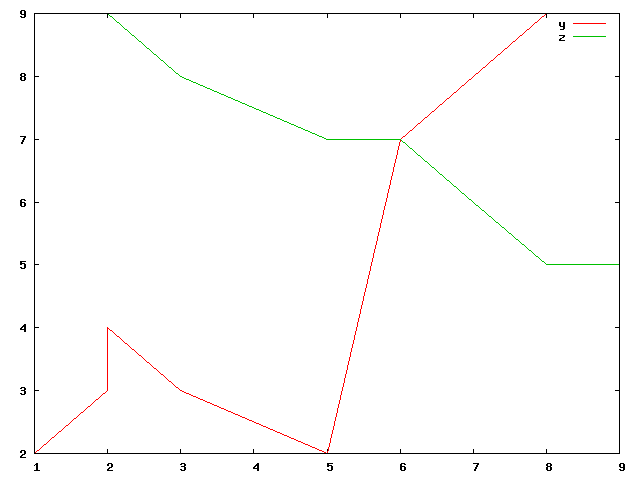

Reproduce this figure in gnuplot.
set terminal png
set output 'tester.png'
plot 	\
		'tester.data' using 1:2 title "y" with lines,\
		'tester.data' using 1:3 title "z" with lines
